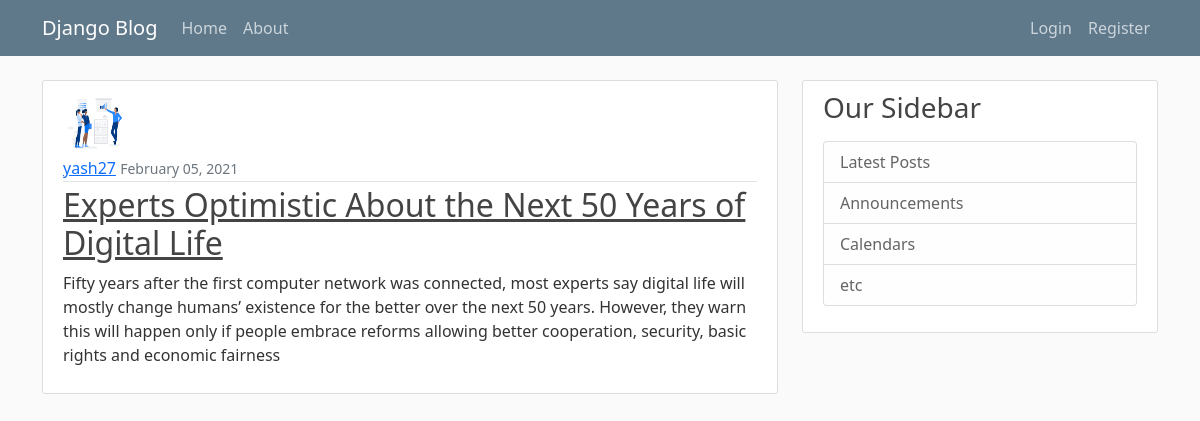
/post/11, run on the app's committed database.
### blog/models.py (models this page shows, shortened)
class Post(models.Model):
    title = models.CharField(max_length=100)
    content = models.TextField()
    date_posted = models.DateTimeField(default=timezone.now)
    author = models.ForeignKey(User, on_delete=models.CASCADE)

### users/models.py (models this page shows, shortened)
class Profile(models.Model):
    user = models.OneToOneField(User, on_delete=models.CASCADE)
    image = models.ImageField(default='default.png', upload_to='profile_pics')

### blog/views.py (the view)
# urls.py: path('post/<int:pk>', views.PostDetailView.as_view(), name='detail'),
class PostDetailView(generic.DetailView):
    model = Post
    template_name = 'blog/detail.html'

### blog/templates/blog/detail.html (shortened to what this page needs)
{% extends 'blog/base.html' %}
{% block content %}
<article class="media content-section">
  <img class="rounded-circle article-img" src="{{post.author.profile.image.url }}" alt="">
  <div class="media-body">
    <div class="article-metadata">
      <a class="mr-2" href="#">{{ post.author }}</a>
      <small class="text-muted">{{ post.date_posted | date:'F d, Y'}}</small>
    </div>
    <h2><a class="article-title" href="#">{{ post.title }}</a></h2>
    <p class="article-content">{{ post.content }}</p>
  </div>
</article>
{% endblock %}

### blog/static/blog/main.css (style rules this page uses)
body { background: #fafafa; color: #333333; margin-top: 5rem; }
h1, h2, h3, h4, h5, h6 { color: #444444; }
.content-section { background: #ffffff; padding: 10px 20px; border: 1px solid #dddddd; border-radius: 3px; margin-bottom: 20px; }
.article-title { color: #444444; }
.article-content { white-space: pre-line; }
.article-img { height: 65px; width: 65px; margin-right: 16px; }
.article-metadata { padding-bottom: 1px; margin-bottom: 4px; border-bottom: 1px solid #e3e3e3 }

### data on the page
Post: author.profile.image (picture), author "yash27", date_posted "February 05, 2021", title "Experts Optimistic About the Next 50 Years of Digital Life", content "Fifty years after the first computer network was connected, most experts say digital life will mostly change humans’ existence for the better over the next 50 years. However, they warn this will happen only if people embrace reforms allowing better cooperation, security, basic rights and economic fairness"
